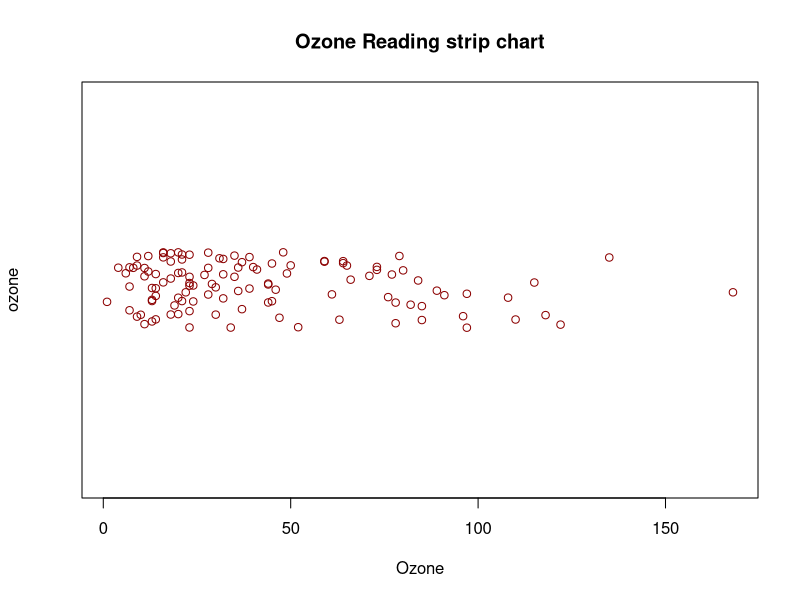

Recreate this plot in R.
data("airquality")
stripchart(airquality$Ozone,
          method = "jitter",
           vertical = FALSE,
           main = "Ozone Reading strip chart",
           xlab = "Ozone",
           ylab = "ozone",
           pch = 1,
           col = "darkred")
